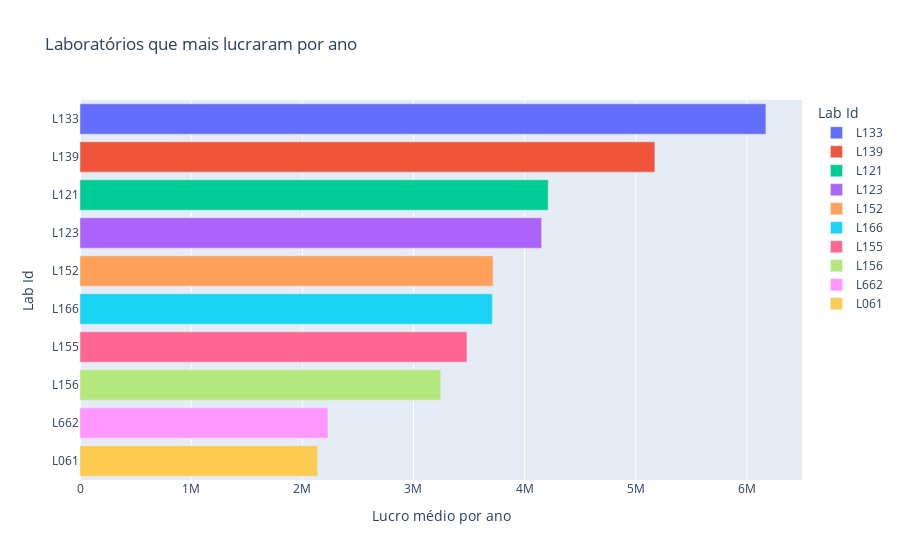

Here is the notebook cell this chart was saved with:
### Code cell
#Lucro médio mais alto por lab
lucro_alto = lucro_por.groupby(['Lab Id', 'Date of service']).agg(lucro_sum=('lucro', 'sum')).reset_index()
#Lambda para transformar datetime em somente ano
lucro_alto['Date of service']=lucro_alto['Date of service'].apply(lambda x: x.__format__('%Y'))
lucro_alto = lucro_alto.groupby(['Lab Id', 'Date of service']).agg(lucro_sum_sum=('lucro_sum', 'sum')).reset_index()
lucro_alto = lucro_alto.groupby(['Lab Id']).agg(lucro_sum_sum_sum=('lucro_sum_sum', 'sum')).reset_index()
lucro_alto = lucro_alto.sort_values(by=['lucro_sum_sum_sum'], ascending=[False]).head(10)

fig3 = px.bar(lucro_alto, x='lucro_sum_sum_sum', y='Lab Id', title='Laboratórios que mais lucraram por ano', color='Lab Id')
fig3.update_xaxes(title_text='Lucro médio por ano')
fig3

### Figure 1 — Plotly figure (JSON) as saved in the notebook; plotly's stock layout.template omitted (floating-point values rounded to 4 significant figures)
{"data": [{"alignmentgroup": "True", "hovertemplate": "Lab Id=%{y}<br>lucro_sum_sum_sum=%{x}<extra></extra>", "legendgroup": "L133", "marker": {"color": "#636efa", "pattern": {"shape": ""}}, "name": "L133", "offsetgroup": "L133", "orientation": "h", "showlegend": true, "textposition": "auto", "type": "bar", "x": [6171000.0], "xaxis": "x", "y": ["L133"], "yaxis": "y"}, {"alignmentgroup": "True", "hovertemplate": "Lab Id=%{y}<br>lucro_sum_sum_sum=%{x}<extra></extra>", "legendgroup": "L139", "marker": {"color": "#EF553B", "pattern": {"shape": ""}}, "name": "L139", "offsetgroup": "L139", "orientation": "h", "showlegend": true, "textposition": "auto", "type": "bar", "x": [5172000.0], "xaxis": "x", "y": ["L139"], "yaxis": "y"}, {"alignmentgroup": "True", "hovertemplate": "Lab Id=%{y}<br>lucro_sum_sum_sum=%{x}<extra></extra>", "legendgroup": "L121", "marker": {"color": "#00cc96", "pattern": {"shape": ""}}, "name": "L121", "offsetgroup": "L121", "orientation": "h", "showlegend": true, "textposition": "auto", "type": "bar", "x": [4212000.0], "xaxis": "x", "y": ["L121"], "yaxis": "y"}, {"alignmentgroup": "True", "hovertemplate": "Lab Id=%{y}<br>lucro_sum_sum_sum=%{x}<extra></extra>", "legendgroup": "L123", "marker": {"color": "#ab63fa", "pattern": {"shape": ""}}, "name": "L123", "offsetgroup": "L123", "orientation": "h", "showlegend": true, "textposition": "auto", "type": "bar", "x": [4153000.0], "xaxis": "x", "y": ["L123"], "yaxis": "y"}, {"alignmentgroup": "True", "hovertemplate": "Lab Id=%{y}<br>lucro_sum_sum_sum=%{x}<extra></extra>", "legendgroup": "L152", "marker": {"color": "#FFA15A", "pattern": {"shape": ""}}, "name": "L152", "offsetgroup": "L152", "orientation": "h", "showlegend": true, "textposition": "auto", "type": "bar", "x": [3717000.0], "xaxis": "x", "y": ["L152"], "yaxis": "y"}, {"alignmentgroup": "True", "hovertemplate": "Lab Id=%{y}<br>lucro_sum_sum_sum=%{x}<extra></extra>", "legendgroup": "L166", "marker": {"color": "#19d3f3", "pattern": {"shape": ""}}, "name": "L166", "offsetgroup": "L166", "orientation": "h", "showlegend": true, "textposition": "auto", "type": "bar", "x": [3710000.0], "xaxis": "x", "y": ["L166"], "yaxis": "y"}, {"alignmentgroup": "True", "hovertemplate": "Lab Id=%{y}<br>lucro_sum_sum_sum=%{x}<extra></extra>", "legendgroup": "L155", "marker": {"color": "#FF6692", "pattern": {"shape": ""}}, "name": "L155", "offsetgroup": "L155", "orientation": "h", "showlegend": true, "textposition": "auto", "type": "bar", "x": [3481000.0], "xaxis": "x", "y": ["L155"], "yaxis": "y"}, {"alignmentgroup": "True", "hovertemplate": "Lab Id=%{y}<br>lucro_sum_sum_sum=%{x}<extra></extra>", "legendgroup": "L156", "marker": {"color": "#B6E880", "pattern": {"shape": ""}}, "name": "L156", "offsetgroup": "L156", "orientation": "h", "showlegend": true, "textposition": "auto", "type": "bar", "x": [3246000.0], "xaxis": "x", "y": ["L156"], "yaxis": "y"}, {"alignmentgroup": "True", "hovertemplate": "Lab Id=%{y}<br>lucro_sum_sum_sum=%{x}<extra></extra>", "legendgroup": "L662", "marker": {"color": "#FF97FF", "pattern": {"shape": ""}}, "name": "L662", "offsetgroup": "L662", "orientation": "h", "showlegend": true, "textposition": "auto", "type": "bar", "x": [2230000.0], "xaxis": "x", "y": ["L662"], "yaxis": "y"}, {"alignmentgroup": "True", "hovertemplate": "Lab Id=%{y}<br>lucro_sum_sum_sum=%{x}<extra></extra>", "legendgroup": "L061", "marker": {"color": "#FECB52", "pattern": {"shape": ""}}, "name": "L061", "offsetgroup": "L061", "orientation": "h", "showlegend": true, "textposition": "auto", "type": "bar", "x": [2138000.0], "xaxis": "x", "y": ["L061"], "yaxis": "y"}], "layout": {"autosize": true, "barmode": "relative", "legend": {"title": {"text": "Lab Id"}, "tracegroupgap": 0}, "title": {"text": "Laboratórios que mais lucraram por ano"}, "xaxis": {"anchor": "y", "autorange": true, "domain": [0, 1], "range": [0, 6495000.0], "title": {"text": "Lucro médio por ano"}, "type": "linear"}, "yaxis": {"anchor": "x", "autorange": true, "categoryarray": ["L061", "L662", "L156", "L155", "L166", "L152", "L123", "L121", "L139", "L133"], "categoryorder": "array", "domain": [0, 1], "range": [-0.5, 9.5], "title": {"text": "Lab Id"}, "type": "category"}}}
